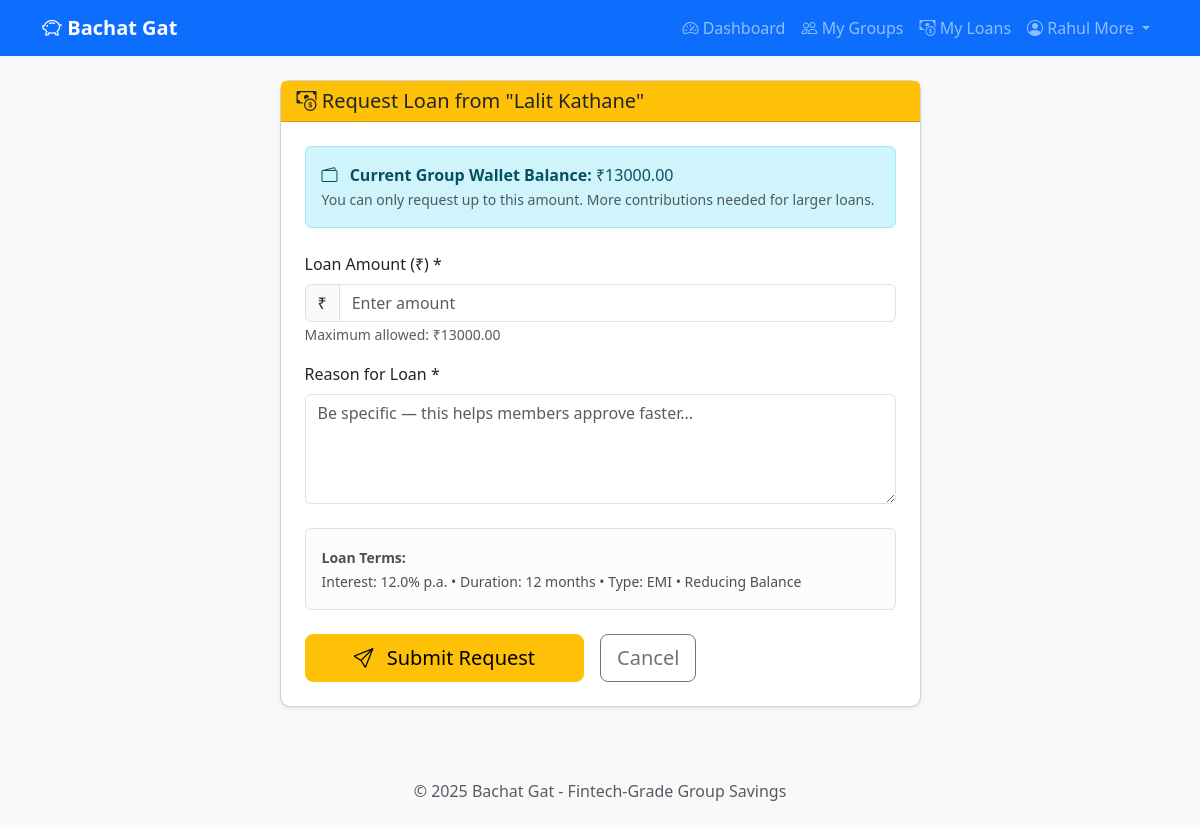
Screenshot of /groups/1/loans/create (signed in) with the database file from the repository.
### app/models.py (models this page shows, shortened)
class User(UserMixin, db.Model):
    __tablename__ = 'users'
    id = db.Column(db.Integer, primary_key=True)
    name = db.Column(db.String(100), nullable=False)
    email = db.Column(db.String(120), unique=True, nullable=False)
    password_hash = db.Column(db.String(256), nullable=False)
    phone = db.Column(db.String(20), nullable=True)
    created_at = db.Column(db.DateTime, default=datetime.utcnow)
    updated_at = db.Column(db.DateTime, default=datetime.utcnow, onupdate=datetime.utcnow)
    groups_created = db.relationship('Group', backref='creator', lazy='dynamic')
    memberships = db.relationship('GroupMember', backref='user', lazy='dynamic',
                                  foreign_keys='GroupMember.user_id')
    loan_requests = db.relationship('LoanRequest', backref='requester', lazy='dynamic',
                                    foreign_keys='LoanRequest.requested_by')
    approvals = db.relationship('LoanApproval', backref='approver', lazy='dynamic')
    contributions = db.relationship('MemberContribution', backref='contributor', lazy='dynamic')
    repayments = db.relationship('LoanRepayment', backref='payer', lazy='dynamic',
                                 foreign_keys='LoanRepayment.paid_by')
    member_ledgers = db.relationship('MemberLedger', backref='member', lazy='dynamic')

class Group(db.Model):
    __tablename__ = 'groups'
    id = db.Column(db.Integer, primary_key=True)
    name = db.Column(db.String(100), nullable=False)
    description = db.Column(db.String(500))
    created_by = db.Column(db.Integer, db.ForeignKey('users.id'), nullable=False)
    default_interest_rate = db.Column(db.Float, default=12.0)  # Annual %
    default_loan_duration_months = db.Column(db.Integer, default=12)
    default_repayment_type = db.Column(db.String(20), default=RepaymentType.EMI.value)
    use_flat_rate = db.Column(db.Boolean, default=False, nullable=False)  # NEW: Flat rate option
    is_active = db.Column(db.Boolean, default=True)
    created_at = db.Column(db.DateTime, default=datetime.utcnow)
    updated_at = db.Column(db.DateTime, default=datetime.utcnow, onupdate=datetime.utcnow)
    members = db.relationship('GroupMember', backref='group', lazy='dynamic',
                              cascade='all, delete-orphan')
    loan_requests = db.relationship('LoanRequest', backref='group', lazy='dynamic',
                                    cascade='all, delete-orphan')
    wallet = db.relationship('GroupWallet', backref='group', uselist=False,
                             cascade='all, delete-orphan')

class GroupWallet(db.Model):
    __tablename__ = 'group_wallets'
    id = db.Column(db.Integer, primary_key=True)
    group_id = db.Column(db.Integer, db.ForeignKey('groups.id'), unique=True, nullable=False)
    balance = db.Column(db.Float, default=0.0, nullable=False)
    total_contributed = db.Column(db.Float, default=0.0, nullable=False)
    total_disbursed = db.Column(db.Float, default=0.0, nullable=False)
    total_interest_earned = db.Column(db.Float, default=0.0, nullable=False)
    is_dirty = db.Column(db.Boolean, default=False, nullable=False)
    last_recalculated_at = db.Column(db.DateTime, default=datetime.utcnow)
    created_at = db.Column(db.DateTime, default=datetime.utcnow)
    updated_at = db.Column(db.DateTime, default=datetime.utcnow, onupdate=datetime.utcnow)
    contributions = db.relationship('MemberContribution', backref='wallet', lazy='dynamic')
    transactions = db.relationship('WalletTransaction', backref='wallet', lazy='dynamic')
    member_ledgers = db.relationship('MemberLedger', backref='wallet', lazy='dynamic')

### app/routes/loans.py (the view, shortened to what this page needs)
@loans_bp.route('/groups/<int:group_id>/loans/create', methods=['GET', 'POST'])
@login_required
def create_loan(group_id):
    group = Group.query.get_or_404(group_id)
    if not is_group_member(current_user.id, group_id):
        flash('You are not a member of this group!', 'danger')
        return redirect(url_for('groups.list_groups'))
    return render_template('loans/create.html', group=group)

### app/__init__.py (called while the page is built)
def create_app():
    app = Flask(__name__)
    app.config.from_object(Config)
    db.init_app(app)
    login_manager.init_app(app)
    from app.models import User
    @login_manager.user_loader
    def load_user(user_id):
        return User.query.get(int(user_id))
    from app.routes.auth import auth_bp
    from app.routes.groups import groups_bp
    from app.routes.loans import loans_bp
    from app.routes.wallet import wallet_bp
    from app.routes.admin import admin_bp  # NEW
    app.register_blueprint(auth_bp)
    app.register_blueprint(groups_bp)
    app.register_blueprint(loans_bp)
    app.register_blueprint(wallet_bp)
    app.register_blueprint(admin_bp)  # NEW
    with app.app_context():
        db.create_all()
        print("✅ Database tables created!")
    return app

### app/services/authorization_service.py (called while the page is built)
def is_group_member(user_id, group_id):
    membership = GroupMember.query.filter_by(
        user_id=user_id,
        group_id=group_id,
        is_active=True
    ).first()
    return membership is not None

### app/templates/loans/create.html (shortened to what this page needs)
{% extends 'base.html' %}
{% block content %}
<div class="row justify-content-center">
    <div class="col-md-7">
        <div class="card shadow-sm">
            <div class="card-header bg-warning text-dark">
                <h5 class="mb-0">
                    <i class="bi bi-cash-coin"></i> Request Loan from "{{ group.name }}"
                </h5>
            </div>
            <div class="card-body p-4">
                <div class="alert alert-info mb-4">
                    <i class="bi bi-wallet2 me-2"></i>
                    <strong>Current Group Wallet Balance:</strong>
                    ₹{{ "%.2f"|format(group.wallet.balance if group.wallet else 0) }}
                    <br>
                    <small class="text-muted">
                        You can only request up to this amount.
                        More contributions needed for larger loans.
                    </small>
                </div>
                <form method="POST" action="{{ url_for('loans.create_loan', group_id=group.id) }}">
                    <div class="mb-3">
                        <label class="form-label">Loan Amount (₹) *</label>
                        <div class="input-group">
                            <span class="input-group-text">₹</span>
                            <input type="number"
                                   name="amount"
                                   class="form-control"
                                   placeholder="Enter amount"
                                   min="1"
                                   step="0.01"
                                   max="{{ group.wallet.balance if group.wallet else 0 }}"
                                   required>
                        </div>
                        <small class="text-muted">
                            Maximum allowed: ₹{{ "%.2f"|format(group.wallet.balance if group.wallet else 0) }}
                        </small>
                    </div>
                    <div class="mb-4">
                        <label class="form-label">Reason for Loan *</label>
                        <textarea name="reason"
                                  class="form-control"
                                  rows="4"
                                  placeholder="Be specific — this helps members approve faster..."
                                  required></textarea>
                    </div>
                    <div class="alert alert-light border">
                        <small>
                            <strong>Loan Terms:</strong><br>
                            Interest: {{ group.default_interest_rate }}% p.a. •
                            Duration: {{ group.default_loan_duration_months }} months •
                            Type: {{ 'EMI' if group.default_repayment_type == 'emi' else 'Bullet' }}
                            {% if group.use_flat_rate %}
                            • <strong class="text-warning">Flat Rate Interest</strong>
                            {% else %}
                            • Reducing Balance
                            {% endif %}
                        </small>
                    </div>
                    <div class="d-flex gap-3 mt-4">
                        <button type="submit" class="btn btn-warning btn-lg px-5">
                            <i class="bi bi-send me-2"></i> Submit Request
                        </button>
                        <a href="{{ url_for('groups.view_group', group_id=group.id) }}"
                           class="btn btn-outline-secondary btn-lg">
                            Cancel
                        </a>
                    </div>
                </form>
            </div>
        </div>
    </div>
</div>
{% endblock %}

### app/templates/base.html (shortened to what this page needs)
<!DOCTYPE html>
<html lang="en">
<head>
    <link href="https://cdn.jsdelivr.net/npm/bootstrap@5.3.0/dist/css/bootstrap.min.css" rel="stylesheet">
    <link href="https://cdn.jsdelivr.net/npm/bootstrap-icons@1.10.0/font/bootstrap-icons.css" rel="stylesheet">
</head>
<body>
    <nav class="navbar navbar-expand-lg navbar-dark bg-primary">
        <div class="container">
            <a class="navbar-brand" href="{{ url_for('auth.home') }}">
                <i class="bi bi-piggy-bank"></i> Bachat Gat
            </a>
            <div class="collapse navbar-collapse" id="navbarNav">
                <ul class="navbar-nav ms-auto">
                    {% if current_user.is_authenticated %}
                        <li class="nav-item">
                            <a class="nav-link" href="{{ url_for('auth.dashboard') }}">
                                <i class="bi bi-speedometer2"></i> Dashboard
                            </a>
                        </li>
                        <li class="nav-item">
                            <a class="nav-link" href="{{ url_for('groups.list_groups') }}">
                                <i class="bi bi-people"></i> My Groups
                            </a>
                        </li>
                        <li class="nav-item position-relative">
                            <a class="nav-link" href="{{ url_for('loans.my_loans') }}">
                                <i class="bi bi-cash-coin"></i> My Loans
                            </a>
                        </li>
                        <li class="nav-item dropdown">
                            <a class="nav-link dropdown-toggle" href="#" id="userDropdown"
                               role="button" data-bs-toggle="dropdown">
                                <i class="bi bi-person-circle"></i> {{ current_user.name }}
                            </a>
                        </li>
                    {% endif %}
                </ul>
            </div>
        </div>
    </nav>
    <main class="container mt-4 mb-5">
        {% block content %}{% endblock %}
    </main>
    <footer class="text-center py-4 mt-5 bg-light">
        <p class="text-muted mb-0">&copy; 2025 Bachat Gat - Fintech-Grade Group Savings</p>
    </footer>
</body>
</html>

### app/templates/base.html (style rules this page uses)
body { background-color: #f8f9fa; }
.navbar-brand { font-weight: bold; }
.card { box-shadow: 0 2px 10px rgba(0,0,0,0.1); border-radius: 10px; }

### rows the page displays
User: name "Rahul More"
Group: name "Lalit Kathane", default_interest_rate "12.0", default_loan_duration_months "12", default_repayment_type "EMI"
GroupWallet: wallet "13000.00"
